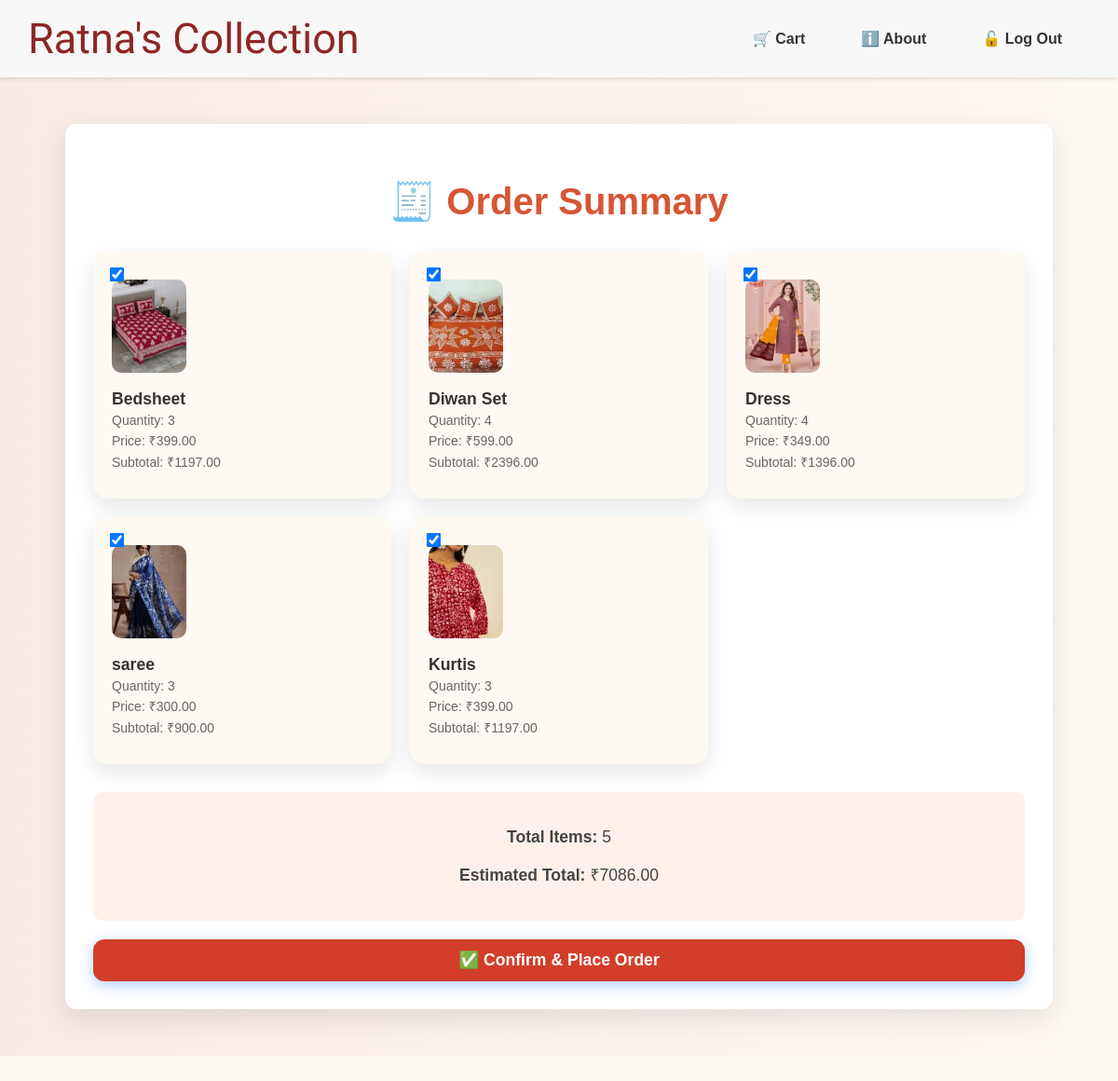
The app's page /clotheweb/orderc/ (signed in) with its own data.
### clotheweb/models.py (models this page shows, shortened)
class Cart(models.Model):
    user = models.ForeignKey(User, on_delete=models.CASCADE)
    product = models.ForeignKey(Product, on_delete=models.CASCADE, related_name='cart_products')
    quantity = models.PositiveIntegerField(default=1)
    custom_price = models.DecimalField(max_digits=10, decimal_places=2, blank=True, null=True)  # Optional override
    custom_description = models.CharField(max_length=255, blank=True, null=True)  # Optional override
    added_at = models.DateTimeField(auto_now_add=True)

class Product(models.Model):
    name = models.CharField(max_length=200)
    price = models.DecimalField(max_digits=10, decimal_places=2)
    description = models.TextField()
    image = models.ImageField(upload_to='products/')
    created_at = models.DateTimeField(auto_now_add=True)

### clotheweb/views.py (the view)
# urls.py: path('orderc/', views.orderc, name='orderc'),  # This is the url for order function
@login_required
def orderc(request):
    if not request.user.is_authenticated:
        return redirect('loginc')  # Redirect if user is not logged in
    cart_items = Cart.objects.filter(user=request.user)
    total_amount = 0
    item_data = []
    for item in cart_items:
        subtotal = item.product.price * item.quantity
        item_data.append({
            'item': item,
            'subtotal': subtotal
        })
        total_amount += subtotal
    context = {
        'cart_items': item_data,
        'total_amount': total_amount
    }
    return render(request, 'orderc.html', context)

### clotheweb/templates/orderc.html (shortened to what this page needs)
{% extends 'homec.html' %}
{% load static %}
{% block content %}
<div class="order-section">
  <div class="order-container">
    <h1 class="order-title">🧾 Order Summary</h1>
    <div class="order-items">
      {% for data in cart_items %}
      <div class="order-card animate-fade">
        <label>
          <input type="checkbox" class="item-checkbox" data-subtotal="{{ data.subtotal }}" checked>
          <img src="{{ data.item.product.image.url }}" alt="{{ data.item.product.name }}">
          <div class="order-details">
            <h3>{{ data.item.product.name }}</h3>
            <p>Quantity: {{ data.item.quantity }}</p>
            <p>Price: ₹{{ data.item.product.price }}</p>
            <p>Subtotal: ₹<span class="subtotal">{{ data.subtotal }}</span></p>
          </div>
        </label>
      </div>
      {% endfor %}
    </div>
    <div class="total-block">
      <p><strong>Total Items:</strong> <span id="total-items">{{ cart_items|length }}</span></p>
      <p><strong>Estimated Total:</strong> ₹<span id="total-amount">{{ total_amount }}</span></p>
    </div>
    <form method="post" action="{% url 'deliveryc' %}" class="place-order-form">
      <button type="submit" class="place-order-button">✅ Confirm & Place Order</button>
    </form>
  </div>
</div>
{% endblock %}

### clotheweb/static/style.css (style rules this page uses)
body { margin: 0; font-family: Arial, sans-serif; background-color: #fff9f3; }
html { scroll-behavior: smooth; }
form { display: flex; flex-direction: column; }
label { text-align: left; font-size: 14px; color: #555555; margin-bottom: 6px; }
label { display: block; margin-top: 10px; font-weight: 500; }
button { background-color: #d23e27; color: white; font-weight: bold; border: none; padding: 12px; border-radius: 12px; cursor: pointer; transition: background-color 0.3s, transform 0.2s; }
button[type="submit"] { background-color: #d23e27; color: white; border: none; padding: 12px; border-radius: 12px; font-weight: bold; cursor: pointer; box-shadow: 0 4px 15px rgba(59, 130, 246, 0.4); transition: all 0.3s ease-in-out; }
.order-section, .about-section, .card-section, .contact-section, .flip-container { margin-bottom: 80px; }
h1 { text-align: center; margin-bottom: 40px; color: #333; font-size: 2.5rem; }
body { font-family: 'Poppins', sans-serif; background-color: #fff9f3; margin: 0; padding: 0; }
.order-title { text-align: center; color: #d65633; margin-top: 30px; font-size: 2.5rem; }
.order-card { background: #fff; border-radius: 16px; padding: 20px; box-shadow: 0 10px 25px rgba(0, 0, 0, 0.1); transition: transform 0.4s ease, box-shadow 0.4s ease; animation: fadeInUp 0.6s ease forwards; transform: translateY(20px); opacity: 0; }
.order-card img { width: 100%; height: 250px; object-fit: cover; border-radius: 10px; margin-bottom: 15px; }
.order-card h3 { margin: 10px 0 5px; color: #333; }
.order-card p { color: #666; margin: 4px 0; }
label { display: block; margin-top: 10px; color: #444; font-weight: 500; }
.order-section { padding: 50px 20px; background: linear-gradient(to right, #f7eae5, #fff9f3); font-family: 'Poppins', sans-serif; }
.order-container { max-width: 1000px; margin: 0 auto; padding: 30px; background: #fff; border-radius: 12px; box-shadow: 0 10px 30px rgba(0, 0, 0, 0.1); }
.order-title { text-align: center; font-size: 2.5rem; margin-bottom: 30px; color: #d65633; }
.order-items { display: grid; grid-template-columns: repeat(auto-fit, minmax(280px, 1fr)); gap: 20px; }
.order-card { background-color: #fff9f3; padding: 20px; border-radius: 16px; box-shadow: 0 8px 24px rgba(0, 0, 0, 0.1); display: flex; gap: 15px; align-items: center; transition: transform 0.3s ease; position: relative; }
.order-card img { width: 80px; height: 100px; object-fit: cover; border-radius: 10px; }
.order-details h3 { font-size: 1.1rem; color: #333; margin: 0; }
.order-details p { margin: 4px 0; color: #666; }
.item-checkbox { position: absolute; top: 15px; left: 15px; transform: scale(1.2); }
.total-block { margin-top: 30px; font-size: 1.1rem; color: #444; background-color: #fff0ea; padding: 20px; border-radius: 10px; text-align: center; }
.place-order-button { margin-top: 20px; width: 100%; padding: 12px; background-color: #d65633; color: white; border: none; font-size: 1.1rem; border-radius: 10px; cursor: pointer; transition: background 0.3s ease; }

### records on screen
Cart: item.product.image (picture), item.product.name "Bedsheet", item.quantity "3", item.product.price "399.00", subtotal "1197.00"
Cart: item.product.image (picture), item.product.name "Diwan Set", item.quantity "4", item.product.price "599.00", subtotal "2396.00"
Cart: item.product.image (picture), item.product.name "Dress", item.quantity "4", item.product.price "349.00", subtotal "1396.00"
Cart: item.product.image (picture), item.product.name "saree", item.quantity "3", item.product.price "300.00", subtotal "900.00"
Cart: item.product.image (picture), item.product.name "Kurtis", item.quantity "3", item.product.price "399.00", subtotal "1197.00"

### other values on screen
{{ cart_items|length }} "5"
{{ total_amount }} "7086.00"
